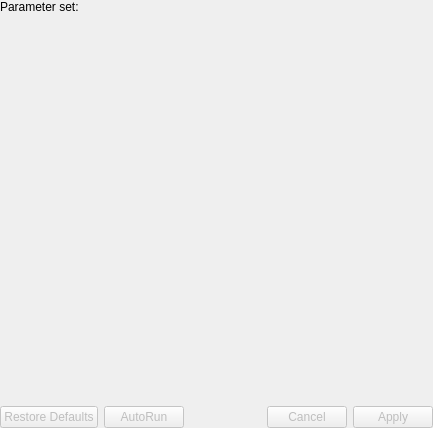
<?xml version="1.0" encoding="UTF-8"?>
<ui version="4.0">
 <class>qCjyxCLIModuleWidget</class>
 <widget class="qCjyxWidget" name="qCjyxCLIModuleWidget">
  <property name="geometry">
   <rect>
    <x>0</x>
    <y>0</y>
    <width>433</width>
    <height>428</height>
   </rect>
  </property>
  <property name="windowTitle">
   <string>Module</string>
  </property>
  <layout class="QVBoxLayout" name="verticalLayout_3">
   <property name="margin">
    <number>0</number>
   </property>
   <item>
    <widget class="QScrollArea" name="scrollArea">
     <property name="frameShape">
      <enum>QFrame::NoFrame</enum>
     </property>
     <property name="horizontalScrollBarPolicy">
      <enum>Qt::ScrollBarAlwaysOff</enum>
     </property>
     <property name="widgetResizable">
      <bool>true</bool>
     </property>
     <widget class="QWidget" name="scrollAreaWidgetContents">
      <property name="geometry">
       <rect>
        <x>0</x>
        <y>0</y>
        <width>433</width>
        <height>397</height>
       </rect>
      </property>
      <layout class="QVBoxLayout" name="verticalLayout">
       <property name="margin">
        <number>0</number>
       </property>
       <item>
        <widget class="ctkCollapsibleButton" name="ModuleCollapsibleButton" native="true">
         <property name="text" stdset="0">
          <string>Module Title</string>
         </property>
         <layout class="QVBoxLayout" name="VerticalLayout">
          <property name="margin">
           <number>0</number>
          </property>
          <item>
           <layout class="QGridLayout" name="gridLayout" columnstretch="0,0">
            <item row="0" column="1">
             <widget class="qDMMLNodeComboBox" name="DMMLCommandLineModuleNodeSelector" native="true">
              <property name="nodeTypes" stdset="0">
               <stringlist>
                <string>vtkDMMLCommandLineModuleNode</string>
               </stringlist>
              </property>
              <property name="showHidden" stdset="0">
               <bool>true</bool>
              </property>
             </widget>
            </item>
            <item row="0" column="0">
             <widget class="QLabel" name="ParameterSetLabel">
              <property name="text">
               <string>Parameter set:</string>
              </property>
             </widget>
            </item>
           </layout>
          </item>
         </layout>
        </widget>
       </item>
       <item>
        <widget class="QWidget" name="widget_2" native="true">
         <property name="sizePolicy">
          <sizepolicy hsizetype="Preferred" vsizetype="MinimumExpanding">
           <horstretch>0</horstretch>
           <verstretch>0</verstretch>
          </sizepolicy>
         </property>
        </widget>
       </item>
      </layout>
     </widget>
    </widget>
   </item>
   <item>
    <widget class="qCjyxCLIProgressBar" name="CLIProgressBar" native="true"/>
   </item>
   <item>
    <layout class="QHBoxLayout" name="ButtonLayout">
     <item>
      <widget class="QPushButton" name="DefaultPushButton">
       <property name="enabled">
        <bool>false</bool>
       </property>
       <property name="toolTip">
        <string>Reset parameters to default.</string>
       </property>
       <property name="text">
        <string>Restore Defaults</string>
       </property>
      </widget>
     </item>
     <item>
      <widget class="ctkMenuButton" name="AutoRunPushButton">
       <property name="enabled">
        <bool>false</bool>
       </property>
       <property name="text">
        <string>AutoRun</string>
       </property>
       <property name="checkable">
        <bool>true</bool>
       </property>
      </widget>
     </item>
     <item>
      <spacer name="HorizontalSpacer">
       <property name="orientation">
        <enum>Qt::Horizontal</enum>
       </property>
       <property name="sizeHint" stdset="0">
        <size>
         <width>40</width>
         <height>20</height>
        </size>
       </property>
      </spacer>
     </item>
     <item>
      <widget class="QPushButton" name="CancelPushButton">
       <property name="enabled">
        <bool>false</bool>
       </property>
       <property name="toolTip">
        <string>Cancel the execution of the module</string>
       </property>
       <property name="text">
        <string>Cancel</string>
       </property>
      </widget>
     </item>
     <item>
      <widget class="QPushButton" name="ApplyPushButton">
       <property name="enabled">
        <bool>false</bool>
       </property>
       <property name="toolTip">
        <string>Execute the module</string>
       </property>
       <property name="text">
        <string>Apply</string>
       </property>
      </widget>
     </item>
    </layout>
   </item>
  </layout>
 </widget>
 <customwidgets>
  <customwidget>
   <class>ctkCollapsibleButton</class>
   <extends>QWidget</extends>
   <header>ctkCollapsibleButton.h</header>
   <container>1</container>
  </customwidget>
  <customwidget>
   <class>qDMMLNodeComboBox</class>
   <extends>QWidget</extends>
   <header>qDMMLNodeComboBox.h</header>
  </customwidget>
  <customwidget>
   <class>qCjyxWidget</class>
   <extends>QWidget</extends>
   <header>qCjyxWidget.h</header>
   <container>1</container>
  </customwidget>
  <customwidget>
   <class>ctkMenuButton</class>
   <extends>QPushButton</extends>
   <header>ctkMenuButton.h</header>
  </customwidget>
  <customwidget>
   <class>qCjyxCLIProgressBar</class>
   <extends>QWidget</extends>
   <header>qCjyxCLIProgressBar.h</header>
   <container>1</container>
  </customwidget>
 </customwidgets>
 <resources/>
</ui>
